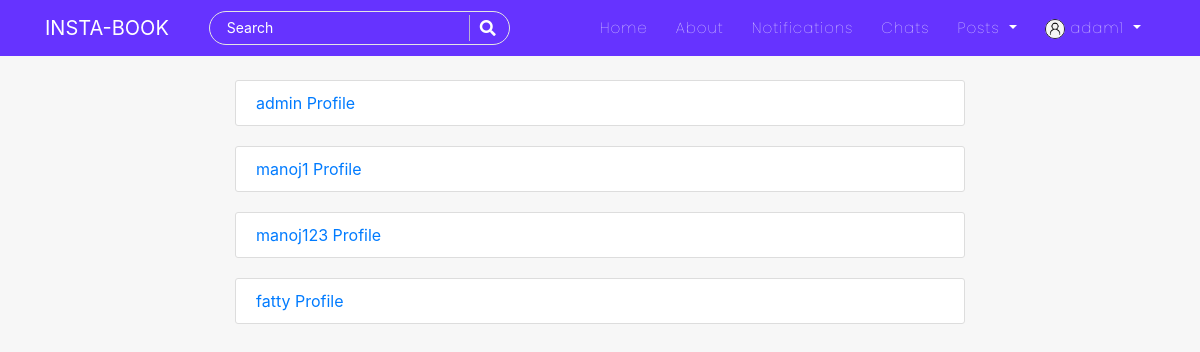
The page /user/all/ (signed in) on the database its author committed.
### users/models.py (models this page shows, shortened)
class Profile(models.Model):
    user = models.OneToOneField(User, on_delete=models.CASCADE)
    is_online = models.BooleanField(default=False)
    following = models.ManyToManyField(User, related_name="following", blank=True)
    friends = models.ManyToManyField(User, related_name='my_friends', blank=True)
    bio = models.CharField(default="",blank=True,null=True,max_length=350)
    date_of_birth = models.CharField(blank=True,max_length=150)
    updated = models.DateTimeField(auto_now=True)
    created = models.DateTimeField(auto_now_add=True)
    image = models.ImageField(default='default.jpg', upload_to='profile_pics',blank=True, null=True)
    def __str__(self):
        return f'{self.user.username} Profile'

### users/views.py (the view)
# urls.py: path('all/', views.ProfileListView.as_view(), name='profile-list-view'),
class ProfileListView(LoginRequiredMixin,ListView):
    model = Profile
    template_name = "users/all_profiles.html"
    context_object_name = "profiles"
    def get_queryset(self):
        return Profile.objects.all().exclude(user=self.request.user)

### users/templates/users/all_profiles.html (shortened to what this page needs)
{% extends "blog/base.html" %}
{% block content %}
<div class="col-md-8 m-auto">
{% for profile in profiles %}
<div class="content-section">
    <a href="{% url 'profile-detail-view' profile.pk %}">{{profile}}</a>
</div>
{% endfor %}
</div>
{% endblock %}

### blog/templates/blog/navbar.html (shortened to what this page needs)
<nav class="navbar navbar-expand-lg navbar-dark bg-steel fixed-top">
    <div class="container">
      <a class="navbar-brand mr-4 pr-3" href="/">INSTA-BOOK</a>
      <div class="collapse navbar-collapse" id="navbarToggle">
        <div class="navbar-nav mr-auto">
          <div id="searchbar" >
            <form method="GET" action="/search">
              <input required name="query" id="search" type="text" placeholder="Search">
              <button class="search-btn" type="submit"><i class="fas fa-search"></i></button>
            </form>
          </div>
        </div>
        <div class="navbar-nav">
          <a class="nav-item nav-link" href="{% url 'blog-home' %}">Home</a>
          <a class="nav-item nav-link" href="{% url 'blog-about' %}">About</a>
          {% if user.is_authenticated %}
          <a class="nav-item nav-link" href="{% url 'show-notifications' %}">Notifications</a>
          <a class="nav-item nav-link" href="{% url 'room-enroll' %}">Chats</a>
          <div class="dropdown">
            <a class="dropdown-toggle nav-link" href="#" role="button" id="dropdownMenuLink1" data-toggle="dropdown" aria-haspopup="true" aria-expanded="false">
              Posts
            </a>
          </div>
          {% endif %}
          {% if user.is_authenticated %}
            <div class="dropdown">
              <a class="dropdown-toggle nav-link" href="#" role="button" id="dropdownMenuLink2" data-toggle="dropdown" aria-haspopup="true" aria-expanded="false">
                <img class="rounded-circle" style="height: 20px; width: 20px;" src="{{user.profile.image.url}}" alt="">&nbsp;{{user|truncatechars:"10"}}
              </a>
            </div>
          {% else %}
            <a class="nav-item nav-link" href="{% url 'account_login' %}">Login</a>
            <a class="nav-item nav-link" href="{% url 'register' %}">Register</a>
          {% endif %}
        </div>
      </div>
    </div>
</nav>

### blog/static/blog/main.css (style rules this page uses)
body { background: #f7f7f7; color: #333333; margin-top: 5rem; scroll-behavior: smooth; }
.bg-steel { background: #6633FF; }
.site-header .navbar-nav .nav-link { color: #ffffff; font-family:'Poppins'; font-weight: 100; margin: 0px 6px; font-size: 15px; letter-spacing: 1px; }
.content-section { background: #ffffff; padding: 10px 20px; border: 1px solid #dddddd; border-radius: 3px; margin-bottom: 20px; }
#searchbar form { width: auto; display: flex; flex-direction: row; border-radius: 50px; padding: 3px 15px; background-color: transparent; border: 1px solid #e4e4e4; margin-right: 10px; }
#searchbar form input::placeholder { color: #fff; font-size: 14px; }
#searchbar form input { border: none; outline: none; color: #fff; font-size: 15px; flex: 1; background-color:transparent; }
.search-btn { color:#fff; border: none; width: 25px; padding-left: 10px; border-left: 1px solid rgba(202, 202, 202, 0.829); outline: none; background-color: transparent; }
.search-btn i { font-size: 16px; }

### rows shown on the page
Profile: user.username "admin Profile"
Profile: user.username "manoj1 Profile"
Profile: user.username "manoj123 Profile"
Profile: user.username "fatty Profile"

### other values the page prints
{{ user|truncatechars:"10" }} "adam1"
